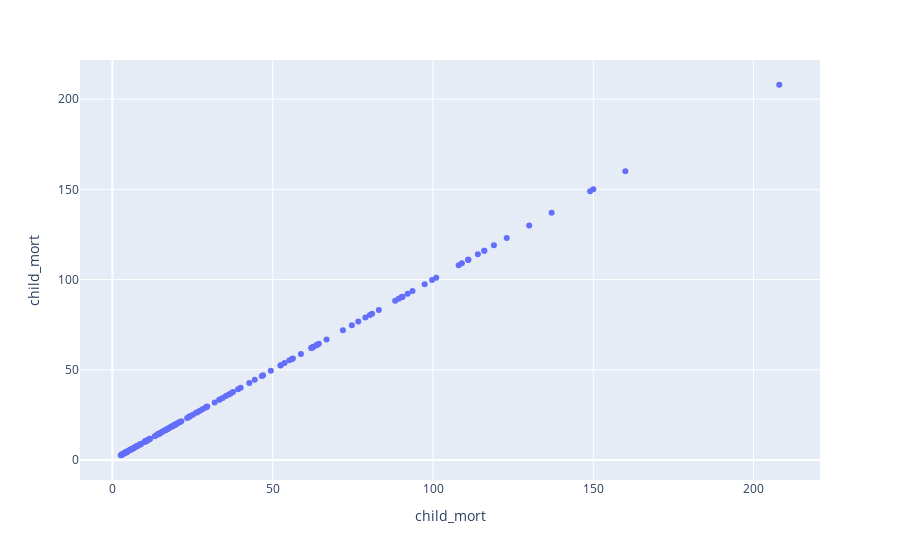

The code cell stored with this chart in its notebook:
### Code cell
import pandas as pd
import plotly.express as px
from ipywidgets import interact
import matplotlib.pyplot as plt

# Função para plotar o gráfico
def plot_interactive_boxplot(x_variable, y_variable):
    fig = px.scatter(country_data, x=x_variable, y=y_variable)
    
    fig.show()

# Criar widgets interativos
interact(plot_interactive_boxplot, 
         x_variable=country_data.iloc[:,1:].columns.tolist(), 
         y_variable=country_data.iloc[:,1:].columns.tolist())

### Figure 1 — Plotly figure (JSON) as saved in the notebook; plotly's stock layout.template omitted (floating-point values rounded to 4 significant figures; data arrays with more than 128 entries replaced by an {"elided": "..."} marker saying what was removed)
{"data": [{"hovertemplate": "child_mort=%{y}<extra></extra>", "legendgroup": "", "marker": {"color": "#636efa", "symbol": "circle"}, "mode": "markers", "name": "", "orientation": "v", "showlegend": false, "type": "scatter", "x": {"elided": "167 float values"}, "xaxis": "x", "y": {"elided": "167 float values"}, "yaxis": "y"}], "layout": {"legend": {"tracegroupgap": 0}, "margin": {"t": 60}, "xaxis": {"anchor": "y", "domain": [0, 1], "title": {"text": "child_mort"}}, "yaxis": {"anchor": "x", "domain": [0, 1], "title": {"text": "child_mort"}}}}
